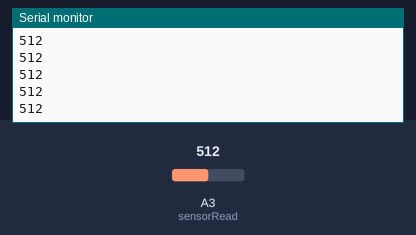
The sketch below on a simulated Arduino Uno, built with avr-gcc and run on an emulated ATmega328P. On the bench: the last lines printed to the serial monitor. The inputs (shaded band) are chosen by the test bench; at power-on: A3 (sensorRead) = 512.

Above: at 1.2 s.
1.3 s: A3 (sensorRead) set to 716
At 1.9 s:
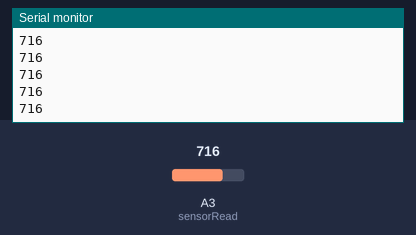
2.8 s: A3 (sensorRead) set to 900
At 3.5 s:
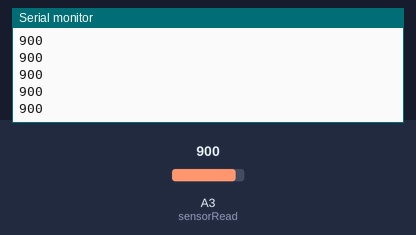
Timing chart, 0 to 5.8 s (numbered marks = the images above; inputs shaded):
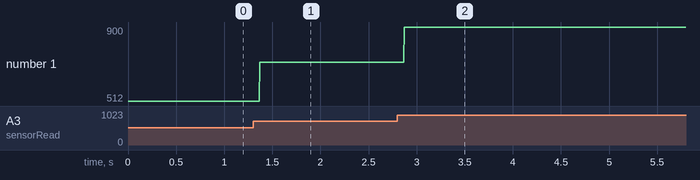

Measured:
- after the input at 1.3 s, the serial monitor: prints a new line after 0.07 s (image 1)
- after the input at 2.8 s, the serial monitor: prints a new line after 0.07 s (image 2)
- plotted number 1: 512 → 716 after the input at 1.3 s, 716 → 900 after the input at 2.8 s

The sketch:

IR_sensor.ino
```cpp
int photoDiode = 2;
int sensorRead = 3;
int sensor_thr = 905;

void setup()
{
  pinMode(photoDiode,INPUT);
  digitalWrite(photoDiode,HIGH);
  Serial.begin(9600);
}
void loop()
{
  int val = analogRead(sensorRead);
  Serial.println(val);
}
```
